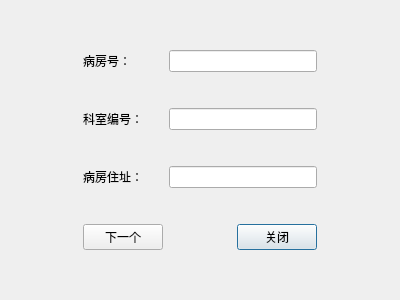
<?xml version="1.0" encoding="UTF-8"?>
<ui version="4.0">
 <class>DIWard</class>
 <widget class="QDialog" name="DIWard">
  <property name="geometry">
   <rect>
    <x>0</x>
    <y>0</y>
    <width>400</width>
    <height>300</height>
   </rect>
  </property>
  <property name="windowTitle">
   <string>Dialog</string>
  </property>
  <layout class="QVBoxLayout" name="verticalLayout_2">
   <item>
    <widget class="QWidget" name="widget" native="true">
     <layout class="QVBoxLayout" name="verticalLayout">
      <item>
       <layout class="QGridLayout" name="gridLayout">
        <item row="1" column="0">
         <spacer name="horizontalSpacer">
          <property name="orientation">
           <enum>Qt::Horizontal</enum>
          </property>
          <property name="sizeHint" stdset="0">
           <size>
            <width>40</width>
            <height>20</height>
           </size>
          </property>
         </spacer>
        </item>
        <item row="5" column="1">
         <widget class="QLabel" name="label_3">
          <property name="text">
           <string>病房住址：</string>
          </property>
         </widget>
        </item>
        <item row="7" column="3">
         <widget class="QPushButton" name="btnIClose">
          <property name="text">
           <string>关闭</string>
          </property>
         </widget>
        </item>
        <item row="1" column="1">
         <widget class="QLabel" name="label">
          <property name="text">
           <string>病房号：</string>
          </property>
         </widget>
        </item>
        <item row="7" column="1">
         <widget class="QPushButton" name="btnIWard">
          <property name="text">
           <string>下一个</string>
          </property>
         </widget>
        </item>
        <item row="3" column="1">
         <widget class="QLabel" name="label_2">
          <property name="text">
           <string>科室编号：</string>
          </property>
         </widget>
        </item>
        <item row="1" column="4">
         <spacer name="horizontalSpacer_2">
          <property name="orientation">
           <enum>Qt::Horizontal</enum>
          </property>
          <property name="sizeHint" stdset="0">
           <size>
            <width>40</width>
            <height>20</height>
           </size>
          </property>
         </spacer>
        </item>
        <item row="4" column="3">
         <spacer name="verticalSpacer_3">
          <property name="orientation">
           <enum>Qt::Vertical</enum>
          </property>
          <property name="sizeHint" stdset="0">
           <size>
            <width>20</width>
            <height>40</height>
           </size>
          </property>
         </spacer>
        </item>
        <item row="0" column="3">
         <spacer name="verticalSpacer">
          <property name="orientation">
           <enum>Qt::Vertical</enum>
          </property>
          <property name="sizeHint" stdset="0">
           <size>
            <width>20</width>
            <height>40</height>
           </size>
          </property>
         </spacer>
        </item>
        <item row="2" column="3">
         <spacer name="verticalSpacer_2">
          <property name="orientation">
           <enum>Qt::Vertical</enum>
          </property>
          <property name="sizeHint" stdset="0">
           <size>
            <width>20</width>
            <height>40</height>
           </size>
          </property>
         </spacer>
        </item>
        <item row="8" column="3">
         <spacer name="verticalSpacer_5">
          <property name="orientation">
           <enum>Qt::Vertical</enum>
          </property>
          <property name="sizeHint" stdset="0">
           <size>
            <width>20</width>
            <height>40</height>
           </size>
          </property>
         </spacer>
        </item>
        <item row="6" column="3">
         <spacer name="verticalSpacer_4">
          <property name="orientation">
           <enum>Qt::Vertical</enum>
          </property>
          <property name="sizeHint" stdset="0">
           <size>
            <width>20</width>
            <height>40</height>
           </size>
          </property>
         </spacer>
        </item>
        <item row="7" column="2">
         <spacer name="horizontalSpacer_3">
          <property name="orientation">
           <enum>Qt::Horizontal</enum>
          </property>
          <property name="sizeHint" stdset="0">
           <size>
            <width>40</width>
            <height>20</height>
           </size>
          </property>
         </spacer>
        </item>
        <item row="5" column="2" colspan="2">
         <widget class="QLineEdit" name="leIwadd"/>
        </item>
        <item row="3" column="2" colspan="2">
         <widget class="QLineEdit" name="leIono"/>
        </item>
        <item row="1" column="2" colspan="2">
         <widget class="QLineEdit" name="leIwno"/>
        </item>
       </layout>
      </item>
     </layout>
    </widget>
   </item>
  </layout>
 </widget>
 <tabstops>
  <tabstop>leIwno</tabstop>
  <tabstop>leIono</tabstop>
  <tabstop>leIwadd</tabstop>
  <tabstop>btnIWard</tabstop>
  <tabstop>btnIClose</tabstop>
 </tabstops>
 <resources/>
 <connections/>
</ui>
